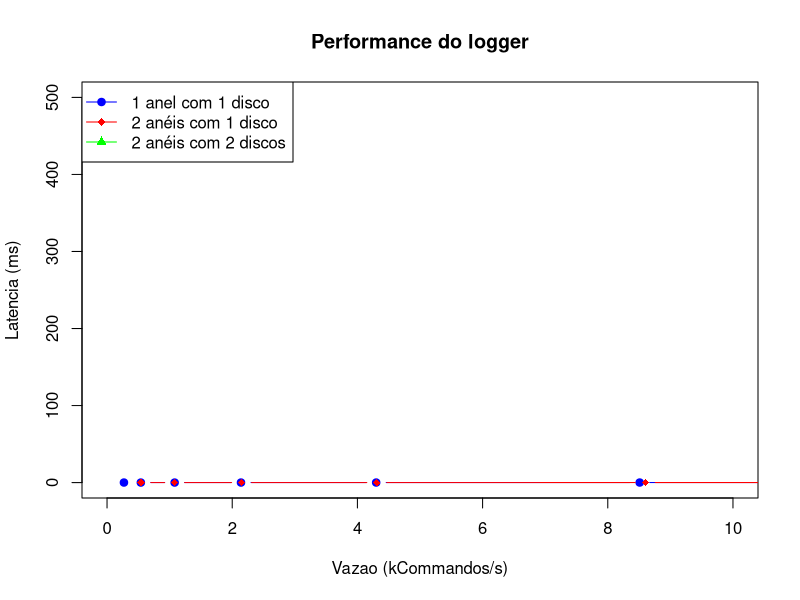

Here is the R script that generated this plot:
# dec_throughputLogger (avg)(kCommands/s)
# dec_throughputLogger (med)(kCommands/s)
# dec_throughputLogger (p95)(kCommands/s)
# dec_latencyLogger (avg)(kCommands/s)
# dec_latencyLogger (med)(kCommands/s)
# dec_latencyLogger (p95)(kCommands/s)
#

title <- "Performance do logger"
max_x=10
max_y=500
one_ring <- "0.27,0.27,0.28,0.06,0.07,0.07,
0.54,0.54,0.55,0.05,0.04,0.07,
1.08,1.08,1.10,0.06,0.04,0.13,
2.15,2.14,2.19,0.09,0.06,0.25,
4.30,4.30,4.36,0.14,0.07,0.41,
8.39,8.51,8.62,0.64,0.08,0.67,
13.51,14.01,15.56,7.02,0.09,6.54,
15.31,15.81,18.15,6.57,0.08,2.95,
12.82,13.16,15.17,6.86,0.10,14.25,"

two_rings <- "0.54,0.54,0.57,0.04,0.04,0.05,
1.08,1.08,1.10,0.05,0.03,0.08,
2.16,2.15,2.19,0.08,0.04,0.35,
4.31,4.31,4.36,0.08,0.04,0.28,
8.59,8.60,8.65,0.12,0.06,0.42,
16.55,16.92,17.11,2.45,0.09,3.82,
22.11,22.39,23.56,6.85,0.12,9.43,
21.15,21.57,22.79,10.18,0.12,34.26,
20.60,21.28,22.34,106.59,0.14,22.84,"

dat_one_ring <-read.csv(text=one_ring, header=FALSE)
dat_two_rings <-read.csv(text=two_rings, header=FALSE)

dataframe_one_ring <- data.frame(dat_one_ring)
dataframe_two_rings <- data.frame(dat_two_rings)

lst1 = list() 
lst2 = list() 
for(i in 1:ncol(dataframe_one_ring)) {     
  lst1[[i]] <- dataframe_one_ring[ , i]   
  lst2[[i]] <- dataframe_two_rings[ , i]   
}


names = c("1 anel com 1 disco", "2 anéis com 1 disco", "2 anéis com 2 discos")

plot(x=lst1[[2]], y=lst1[[5]], type='b', col="blue", pch=19, xlim=c(0,max_x), ylim=c(0,max_y), ylab="Latencia (ms)", xlab="Vazao (kCommandos/s)", main=title ) 

lines(x=lst2[[2]], y=lst2[[5]], type='b', col="red", pch=18)

#lines(x=lst1[[27]], y=lst1[[30]], type='b', col="green", pch=17)

legend("topleft", legend = names, col = c("blue", "red", "green","orange"), pch = c(19,18,17,16), lty = 1:1, cex = 1)